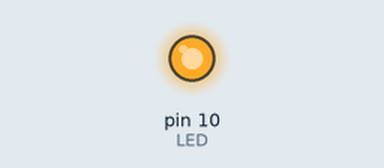
A sketch run on a simulated Arduino Uno, built with avr-gcc and run on an emulated ATmega328P. Parts: output pins drawn as LEDs (lit = HIGH).

Above: at 0.5 s.
At 11.0 s:
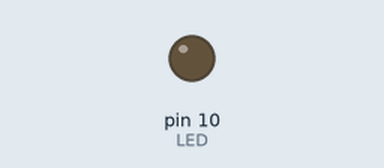
Timing chart, 0 to 15.6 s (numbered marks = the images above):
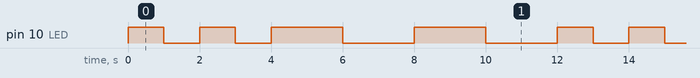

Measured:
- by itself, pin 10 (LED): repeats every 12.0 s: LOW 1.0 s, HIGH 1.0 s, LOW 1.0 s, 2 × (HIGH 2.0 s, LOW 2.0 s), HIGH 1.0 s
- by itself, everything shown: repeats every 12.0 s, in 8 steps

The sketch:

lab1_program04_blink.ino
```cpp
//----------------------------------------------------------------
//  Module name:
//      lab1_program04_blink.ino
//  Languange:
//      Wiring/Arduino
//  Description:
//      The program controls the peripheral LED so that the LED has
//      two 1 second blinks followed by two 2 second blinks and then
//      repeats. We assume that the digital port of led is pin 10.
//  Author:
//      Mingxiao An, Man Sun, Muhan Li
//  Rev.0 26 June 2017
//  Rev.1 8 July 2017
//----------------------------------------------------------------

#define LED 10                  // pin 10 is the pin attaching the peripheral LED

// the setup routine runs once when you press reset:
void setup() {
    pinMode(LED, OUTPUT);       // initialize the digital pin as an output
}

// the loop routine runs over and over again forever:
void loop() {
    // the first 1 second blink
    digitalWrite(LED, HIGH);    // turn the LED on by making the voltage HIGH
    delay(1000);                // wait for a second
    digitalWrite(LED, LOW);     // turn the LED off by making the voltage LOW
    delay(1000);                // wait for a second
    // the second 1 second blink
    digitalWrite(LED, HIGH);    // turn the LED on by making the voltage HIGH
    delay(1000);                // wait for a second
    digitalWrite(LED, LOW);     // turn the LED off by making the voltage LOW
    delay(1000);                // wait for a second
    // the first 2 seconds blink
    digitalWrite(LED, HIGH);    // turn the LED on by making the voltage HIGH
    delay(2000);                // wait for two seconds
    digitalWrite(LED, LOW);     // turn the LED off by making the voltage LOW
    delay(2000);                // wait for two seconds
    // the second 2 seconds blink
    digitalWrite(LED, HIGH);    // turn the LED on by making the voltage HIGH
    delay(2000);                // wait for two seconds
    digitalWrite(LED, LOW);     // turn the LED off by making the voltage LOW
    delay(2000);                // wait for two seconds
}
```
